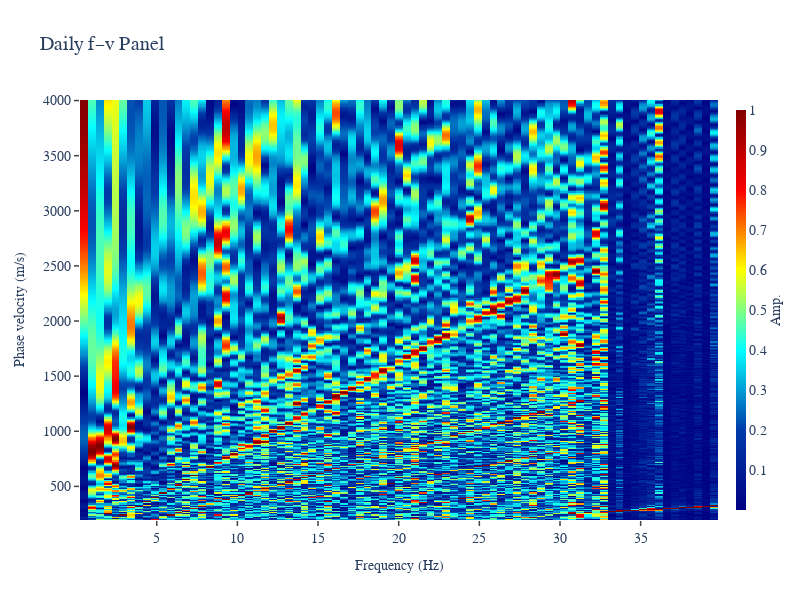

The notebook cell this image was saved under:
### Code cell
# 3. Interactive f-v panel
plot_fv_panel_plotly(fv, f_axis, v_axis, title='Daily f–v Panel', show=False)

### Figure 1 — Plotly figure (JSON) as saved in the notebook; plotly's stock layout.template omitted (floating-point values rounded to 4 significant figures; data arrays with more than 128 entries replaced by an {"elided": "..."} marker saying what was removed)
{"data": [{"colorbar": {"thickness": 10, "tickfont": {"family": "Helvetica", "size": 14}, "title": {"font": {"family": "Helvetica", "size": 14}, "side": "right", "text": "Amp."}, "xpad": 5}, "colorscale": [[0, "rgb(0,0,131)"], [0.2, "rgb(0,60,170)"], [0.4, "rgb(5,255,255)"], [0.6, "rgb(255,255,0)"], [0.8, "rgb(250,0,0)"], [1, "rgb(128,0,0)"]], "showscale": true, "type": "heatmap", "x": [0.4883, 0.9766, 1.465, 1.953, 2.441, 2.93, 3.418, 3.906, 4.395, 4.883, 5.371, 5.859, 6.348, 6.836, 7.324, 7.812, 8.301, 8.789, 9.277, 9.766, 10.25, 10.74, 11.23, 11.72, 12.21, 12.7, 13.18, 13.67, 14.16, 14.65, 15.14, 15.62, 16.11, 16.6, 17.09, 17.58, 18.07, 18.55, 19.04, 19.53, 20.02, 20.51, 21.0, 21.48, 21.97, 22.46, 22.95, 23.44, 23.93, 24.41, 24.9, 25.39, 25.88, 26.37, 26.86, 27.34, 27.83, 28.32, 28.81, 29.3, 29.79, 30.27, 30.76, 31.25, 31.74, 32.23, 32.71, 33.2, 33.69, 34.18, 34.67, 35.16, 35.64, 36.13, 36.62, 37.11, 37.6, 38.09, 38.57, 39.06, 39.55], "y": {"elided": "381 int values"}, "z": {"elided": "381x81 float values"}}], "layout": {"font": {"family": "Helvetica", "size": 14}, "height": 600, "title": {"text": "Daily f–v Panel"}, "width": 800, "xaxis": {"mirror": true, "showgrid": true, "showline": true, "tickfont": {"family": "Helvetica", "size": 14}, "ticklen": 5, "ticks": "outside", "tickwidth": 1.5, "title": {"font": {"family": "Helvetica", "size": 14}, "text": "Frequency (Hz)"}}, "yaxis": {"mirror": true, "showgrid": true, "showline": true, "tickfont": {"family": "Helvetica", "size": 14}, "ticklen": 5, "ticks": "outside", "tickwidth": 1.5, "title": {"font": {"family": "Helvetica", "size": 14}, "text": "Phase velocity (m/s)"}}}}
